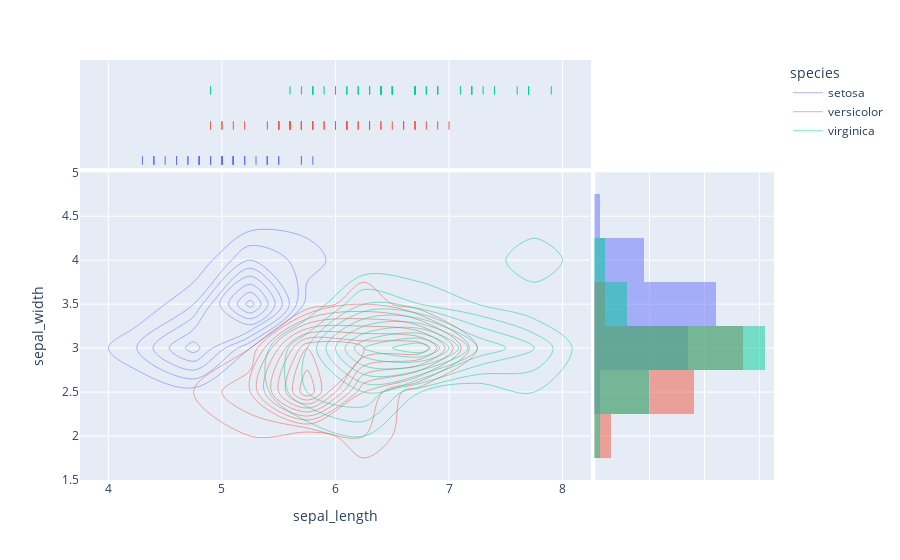

The cell this chart's notebook holds for it:
### Code cell
fig=px.density_contour(iris_df,x='sepal_length',y='sepal_width',
                       color='species', marginal_x='rug', marginal_y='histogram',
                       hover_data=iris_df.columns)
fig.show()

### Figure 1 — Plotly figure (JSON) as saved in the notebook; plotly's stock layout.template omitted (floating-point values rounded to 4 significant figures; data arrays with more than 128 entries replaced by an {"elided": "..."} marker saying what was removed)
{"data": [{"contours": {"coloring": "none"}, "hovertemplate": "species=setosa<br>sepal_length=%{x}<br>sepal_width=%{y}<br>count=%{z}<extra></extra>", "legendgroup": "setosa", "line": {"color": "#636efa"}, "name": "setosa", "showlegend": true, "type": "histogram2dcontour", "x": [5.1, 4.9, 4.7, 4.6, 5, 5.4, 4.6, 5, 4.4, 4.9, 5.4, 4.8, 4.8, 4.3, 5.8, 5.7, 5.4, 5.1, 5.7, 5.1, 5.4, 5.1, 4.6, 5.1, 4.8, 5, 5, 5.2, 5.2, 4.7, 4.8, 5.4, 5.2, 5.5, 4.9, 5, 5.5, 4.9, 4.4, 5.1, 5, 4.5, 4.4, 5, 5.1, 4.8, 5.1, 4.6, 5.3, 5], "xaxis": "x", "xbingroup": "x", "y": [3.5, 3, 3.2, 3.1, 3.6, 3.9, 3.4, 3.4, 2.9, 3.1, 3.7, 3.4, 3, 3, 4, 4.4, 3.9, 3.5, 3.8, 3.8, 3.4, 3.7, 3.6, 3.3, 3.4, 3, 3.4, 3.5, 3.4, 3.2, 3.1, 3.4, 4.1, 4.2, 3.1, 3.2, 3.5, 3.1, 3, 3.4, 3.5, 2.3, 3.2, 3.5, 3.8, 3, 3.8, 3.2, 3.7, 3.3], "yaxis": "y", "ybingroup": "y"}, {"alignmentgroup": "True", "boxpoints": "all", "customdata": {"elided": "50x4 mixed values"}, "fillcolor": "rgba(255,255,255,0)", "hoveron": "points", "hovertemplate": "species=%{customdata[2]}<br>sepal_length=%{x}<br>petal_length=%{customdata[0]}<br>petal_width=%{customdata[1]}<br>species_id=%{customdata[3]}<extra></extra>", "jitter": 0, "legendgroup": "setosa", "line": {"color": "rgba(255,255,255,0)"}, "marker": {"color": "#636efa", "symbol": "line-ns-open"}, "name": "setosa", "offsetgroup": "setosa", "showlegend": false, "type": "box", "x": [5.1, 4.9, 4.7, 4.6, 5, 5.4, 4.6, 5, 4.4, 4.9, 5.4, 4.8, 4.8, 4.3, 5.8, 5.7, 5.4, 5.1, 5.7, 5.1, 5.4, 5.1, 4.6, 5.1, 4.8, 5, 5, 5.2, 5.2, 4.7, 4.8, 5.4, 5.2, 5.5, 4.9, 5, 5.5, 4.9, 4.4, 5.1, 5, 4.5, 4.4, 5, 5.1, 4.8, 5.1, 4.6, 5.3, 5], "xaxis": "x3", "yaxis": "y3"}, {"alignmentgroup": "True", "bingroup": "y", "hovertemplate": "species=setosa<br>sepal_width=%{y}<br>count=%{x}<extra></extra>", "legendgroup": "setosa", "marker": {"color": "#636efa"}, "name": "setosa", "offsetgroup": "setosa", "opacity": 0.5, "showlegend": false, "type": "histogram", "xaxis": "x2", "y": [3.5, 3, 3.2, 3.1, 3.6, 3.9, 3.4, 3.4, 2.9, 3.1, 3.7, 3.4, 3, 3, 4, 4.4, 3.9, 3.5, 3.8, 3.8, 3.4, 3.7, 3.6, 3.3, 3.4, 3, 3.4, 3.5, 3.4, 3.2, 3.1, 3.4, 4.1, 4.2, 3.1, 3.2, 3.5, 3.1, 3, 3.4, 3.5, 2.3, 3.2, 3.5, 3.8, 3, 3.8, 3.2, 3.7, 3.3], "yaxis": "y2"}, {"contours": {"coloring": "none"}, "hovertemplate": "species=versicolor<br>sepal_length=%{x}<br>sepal_width=%{y}<br>count=%{z}<extra></extra>", "legendgroup": "versicolor", "line": {"color": "#EF553B"}, "name": "versicolor", "showlegend": true, "type": "histogram2dcontour", "x": [7, 6.4, 6.9, 5.5, 6.5, 5.7, 6.3, 4.9, 6.6, 5.2, 5, 5.9, 6, 6.1, 5.6, 6.7, 5.6, 5.8, 6.2, 5.6, 5.9, 6.1, 6.3, 6.1, 6.4, 6.6, 6.8, 6.7, 6, 5.7, 5.5, 5.5, 5.8, 6, 5.4, 6, 6.7, 6.3, 5.6, 5.5, 5.5, 6.1, 5.8, 5, 5.6, 5.7, 5.7, 6.2, 5.1, 5.7], "xaxis": "x", "xbingroup": "x", "y": [3.2, 3.2, 3.1, 2.3, 2.8, 2.8, 3.3, 2.4, 2.9, 2.7, 2, 3, 2.2, 2.9, 2.9, 3.1, 3, 2.7, 2.2, 2.5, 3.2, 2.8, 2.5, 2.8, 2.9, 3, 2.8, 3, 2.9, 2.6, 2.4, 2.4, 2.7, 2.7, 3, 3.4, 3.1, 2.3, 3, 2.5, 2.6, 3, 2.6, 2.3, 2.7, 3, 2.9, 2.9, 2.5, 2.8], "yaxis": "y", "ybingroup": "y"}, {"alignmentgroup": "True", "boxpoints": "all", "customdata": {"elided": "50x4 mixed values"}, "fillcolor": "rgba(255,255,255,0)", "hoveron": "points", "hovertemplate": "species=%{customdata[2]}<br>sepal_length=%{x}<br>petal_length=%{customdata[0]}<br>petal_width=%{customdata[1]}<br>species_id=%{customdata[3]}<extra></extra>", "jitter": 0, "legendgroup": "versicolor", "line": {"color": "rgba(255,255,255,0)"}, "marker": {"color": "#EF553B", "symbol": "line-ns-open"}, "name": "versicolor", "offsetgroup": "versicolor", "showlegend": false, "type": "box", "x": [7, 6.4, 6.9, 5.5, 6.5, 5.7, 6.3, 4.9, 6.6, 5.2, 5, 5.9, 6, 6.1, 5.6, 6.7, 5.6, 5.8, 6.2, 5.6, 5.9, 6.1, 6.3, 6.1, 6.4, 6.6, 6.8, 6.7, 6, 5.7, 5.5, 5.5, 5.8, 6, 5.4, 6, 6.7, 6.3, 5.6, 5.5, 5.5, 6.1, 5.8, 5, 5.6, 5.7, 5.7, 6.2, 5.1, 5.7], "xaxis": "x3", "yaxis": "y3"}, {"alignmentgroup": "True", "bingroup": "y", "hovertemplate": "species=versicolor<br>sepal_width=%{y}<br>count=%{x}<extra></extra>", "legendgroup": "versicolor", "marker": {"color": "#EF553B"}, "name": "versicolor", "offsetgroup": "versicolor", "opacity": 0.5, "showlegend": false, "type": "histogram", "xaxis": "x2", "y": [3.2, 3.2, 3.1, 2.3, 2.8, 2.8, 3.3, 2.4, 2.9, 2.7, 2, 3, 2.2, 2.9, 2.9, 3.1, 3, 2.7, 2.2, 2.5, 3.2, 2.8, 2.5, 2.8, 2.9, 3, 2.8, 3, 2.9, 2.6, 2.4, 2.4, 2.7, 2.7, 3, 3.4, 3.1, 2.3, 3, 2.5, 2.6, 3, 2.6, 2.3, 2.7, 3, 2.9, 2.9, 2.5, 2.8], "yaxis": "y2"}, {"contours": {"coloring": "none"}, "hovertemplate": "species=virginica<br>sepal_length=%{x}<br>sepal_width=%{y}<br>count=%{z}<extra></extra>", "legendgroup": "virginica", "line": {"color": "#00cc96"}, "name": "virginica", "showlegend": true, "type": "histogram2dcontour", "x": [6.3, 5.8, 7.1, 6.3, 6.5, 7.6, 4.9, 7.3, 6.7, 7.2, 6.5, 6.4, 6.8, 5.7, 5.8, 6.4, 6.5, 7.7, 7.7, 6, 6.9, 5.6, 7.7, 6.3, 6.7, 7.2, 6.2, 6.1, 6.4, 7.2, 7.4, 7.9, 6.4, 6.3, 6.1, 7.7, 6.3, 6.4, 6, 6.9, 6.7, 6.9, 5.8, 6.8, 6.7, 6.7, 6.3, 6.5, 6.2, 5.9], "xaxis": "x", "xbingroup": "x", "y": [3.3, 2.7, 3, 2.9, 3, 3, 2.5, 2.9, 2.5, 3.6, 3.2, 2.7, 3, 2.5, 2.8, 3.2, 3, 3.8, 2.6, 2.2, 3.2, 2.8, 2.8, 2.7, 3.3, 3.2, 2.8, 3, 2.8, 3, 2.8, 3.8, 2.8, 2.8, 2.6, 3, 3.4, 3.1, 3, 3.1, 3.1, 3.1, 2.7, 3.2, 3.3, 3, 2.5, 3, 3.4, 3], "yaxis": "y", "ybingroup": "y"}, {"alignmentgroup": "True", "boxpoints": "all", "customdata": {"elided": "50x4 mixed values"}, "fillcolor": "rgba(255,255,255,0)", "hoveron": "points", "hovertemplate": "species=%{customdata[2]}<br>sepal_length=%{x}<br>petal_length=%{customdata[0]}<br>petal_width=%{customdata[1]}<br>species_id=%{customdata[3]}<extra></extra>", "jitter": 0, "legendgroup": "virginica", "line": {"color": "rgba(255,255,255,0)"}, "marker": {"color": "#00cc96", "symbol": "line-ns-open"}, "name": "virginica", "offsetgroup": "virginica", "showlegend": false, "type": "box", "x": [6.3, 5.8, 7.1, 6.3, 6.5, 7.6, 4.9, 7.3, 6.7, 7.2, 6.5, 6.4, 6.8, 5.7, 5.8, 6.4, 6.5, 7.7, 7.7, 6, 6.9, 5.6, 7.7, 6.3, 6.7, 7.2, 6.2, 6.1, 6.4, 7.2, 7.4, 7.9, 6.4, 6.3, 6.1, 7.7, 6.3, 6.4, 6, 6.9, 6.7, 6.9, 5.8, 6.8, 6.7, 6.7, 6.3, 6.5, 6.2, 5.9], "xaxis": "x3", "yaxis": "y3"}, {"alignmentgroup": "True", "bingroup": "y", "hovertemplate": "species=virginica<br>sepal_width=%{y}<br>count=%{x}<extra></extra>", "legendgroup": "virginica", "marker": {"color": "#00cc96"}, "name": "virginica", "offsetgroup": "virginica", "opacity": 0.5, "showlegend": false, "type": "histogram", "xaxis": "x2", "y": [3.3, 2.7, 3, 2.9, 3, 3, 2.5, 2.9, 2.5, 3.6, 3.2, 2.7, 3, 2.5, 2.8, 3.2, 3, 3.8, 2.6, 2.2, 3.2, 2.8, 2.8, 2.7, 3.3, 3.2, 2.8, 3, 2.8, 3, 2.8, 3.8, 2.8, 2.8, 2.6, 3, 3.4, 3.1, 3, 3.1, 3.1, 3.1, 2.7, 3.2, 3.3, 3, 2.5, 3, 3.4, 3], "yaxis": "y2"}], "layout": {"barmode": "overlay", "legend": {"title": {"text": "species"}, "tracegroupgap": 0}, "margin": {"t": 60}, "xaxis": {"anchor": "y", "domain": [0, 0.7363], "title": {"text": "sepal_length"}}, "xaxis2": {"anchor": "y2", "domain": [0.7413, 1], "matches": "x2", "showgrid": true, "showline": false, "showticklabels": false, "ticks": ""}, "xaxis3": {"anchor": "y3", "domain": [0, 0.7363], "matches": "x", "showgrid": true, "showticklabels": false}, "xaxis4": {"anchor": "y4", "domain": [0.7413, 1], "matches": "x2", "showgrid": true, "showline": false, "showticklabels": false, "ticks": ""}, "yaxis": {"anchor": "x", "domain": [0, 0.7326], "title": {"text": "sepal_width"}}, "yaxis2": {"anchor": "x2", "domain": [0, 0.7326], "matches": "y", "showgrid": true, "showticklabels": false}, "yaxis3": {"anchor": "x3", "domain": [0.7426, 1], "matches": "y3", "showgrid": false, "showline": false, "showticklabels": false, "ticks": ""}, "yaxis4": {"anchor": "x4", "domain": [0.7426, 1], "matches": "y3", "showgrid": true, "showline": false, "showticklabels": false, "ticks": ""}}}
